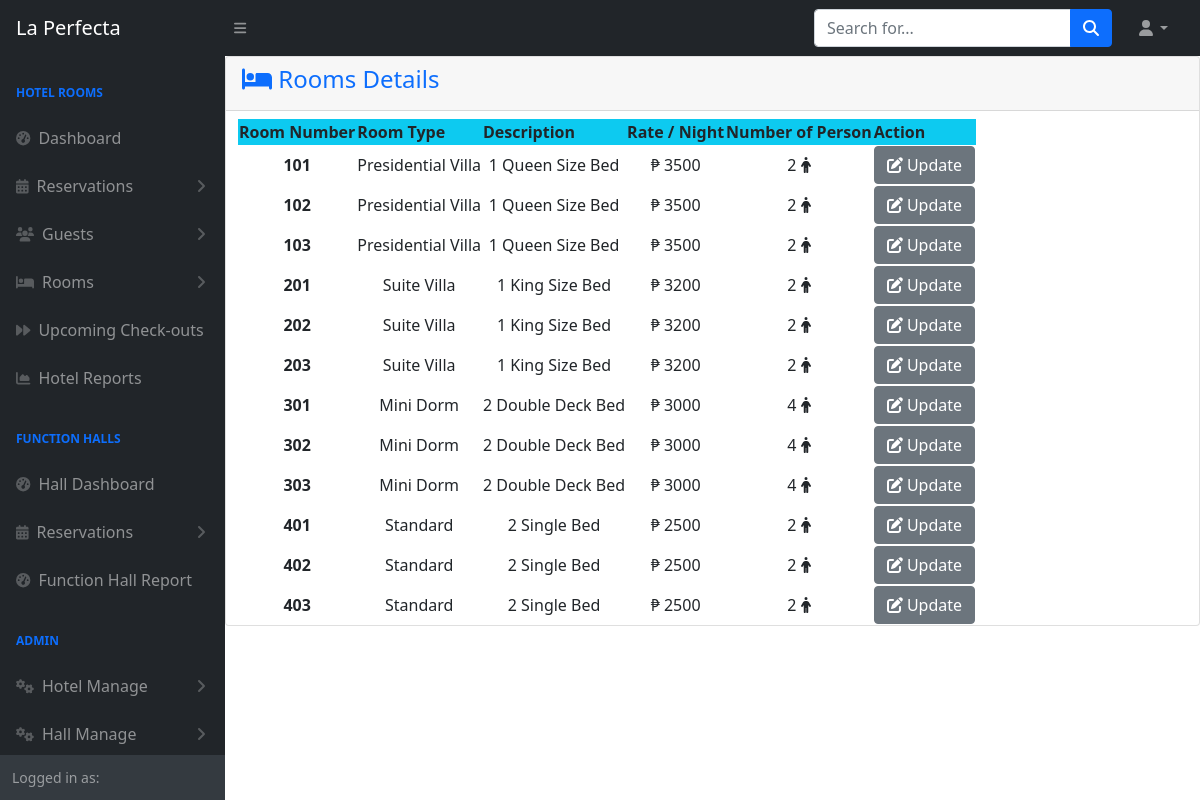
The app's page /admin/roomdetails.php with its own data.
### tables this page shows
CREATE TABLE `tblroom` (
  `Id` int(11) NOT NULL,
  `Number` varchar(255) NOT NULL,
  `RoomTypeId` int(11) NOT NULL,
  `Status` varchar(50) NOT NULL,
  `GuestId` int(11) NOT NULL
);

CREATE TABLE `tblroomtype` (
  `Id` int(11) NOT NULL,
  `Type` varchar(30) NOT NULL,
  `Description` varchar(255) NOT NULL,
  `Person` int(1) NOT NULL,
  `Rate` double NOT NULL
);

### admin/roomdetails.php (the view, shortened to what this page needs)
<?php
include 'themes/navbar.php';
include 'config.php';
?>
<div class="card mb-4">
    <div class="card-header text-primary">
     <h4>   <i class="fa-solid fa-bed"></i>
        Rooms Details </h4>
    </div>
    <div class="container-fluid">
        <div class="row ">
            <div class="col mt-2">
                <table id="datatablesSimple" class="table-striped">
                    <thead class="bg-info">
                        <tr>
                            <th>Room Number</th>
                            <th>Room Type</th>
                            <th>Description</th>
                            <th>Rate / Night</th>
                            <th>Number of Person</th>
                            <th>Action</th>
                        </tr>
                    </thead>
                    <tbody>
                        <?php
                        $sql = "SELECT tblroom.Id, tblroom.Number, tblroomtype.Type, tblroomtype.Description, tblroomtype.Rate, tblroomtype.Person
                        FROM tblroom
                        LEFT JOIN tblroomtype ON tblroom.RoomTypeId = tblroomtype.Id";
                        $result = mysqli_query($conn, $sql);
                        while ($row = mysqli_fetch_assoc($result)) {
                        ?>
                            <tr class="text-center">
                                <td ><strong><?php echo $row['Number'] ?></strong></td>
                                <td ><?php echo $row['Type'] ?></td>
                                <td ><?php echo $row['Description'] ?></td>
                                <td >₱ <?php echo $row['Rate'] ?></td>
                                <td><?php echo $row['Person'] ?> <i class="fa-solid fa-person"></i></td>
                                <td class="text-center">
                                    <a href="function/hrmanage/rdedit.php?id=<?php echo $row['Id'] ?>" class="btn btn-secondary"><i class="fa-solid fa-pen-to-square"></i> Update</a>
                                </td>
                            </tr>
                        <?php
                        }
                        ?>
                    </tbody>
                </table>
            </div>
        </div>
    </div>
    <?php include 'themes/footer.php'; ?>

### records on screen
tblroom: Number "101", RoomTypeId.Type "Presidential Villa", RoomTypeId.Description "1 Queen Size Bed", RoomTypeId.Rate "3500", RoomTypeId.Person "2"
tblroom: Number "102", RoomTypeId.Type "Presidential Villa", RoomTypeId.Description "1 Queen Size Bed", RoomTypeId.Rate "3500", RoomTypeId.Person "2"
tblroom: Number "103", RoomTypeId.Type "Presidential Villa", RoomTypeId.Description "1 Queen Size Bed", RoomTypeId.Rate "3500", RoomTypeId.Person "2"
tblroom: Number "201", RoomTypeId.Type "Suite Villa", RoomTypeId.Description "1 King Size Bed", RoomTypeId.Rate "3200", RoomTypeId.Person "2"
tblroom: Number "202", RoomTypeId.Type "Suite Villa", RoomTypeId.Description "1 King Size Bed", RoomTypeId.Rate "3200", RoomTypeId.Person "2"
tblroom: Number "203", RoomTypeId.Type "Suite Villa", RoomTypeId.Description "1 King Size Bed", RoomTypeId.Rate "3200", RoomTypeId.Person "2"
tblroom: Number "301", RoomTypeId.Type "Mini Dorm", RoomTypeId.Description "2 Double Deck Bed", RoomTypeId.Rate "3000", RoomTypeId.Person "4"
tblroom: Number "302", RoomTypeId.Type "Mini Dorm", RoomTypeId.Description "2 Double Deck Bed", RoomTypeId.Rate "3000", RoomTypeId.Person "4"
tblroom: Number "303", RoomTypeId.Type "Mini Dorm", RoomTypeId.Description "2 Double Deck Bed", RoomTypeId.Rate "3000", RoomTypeId.Person "4"
tblroom: Number "401", RoomTypeId.Type "Standard", RoomTypeId.Description "2 Single Bed", RoomTypeId.Rate "2500", RoomTypeId.Person "2"
tblroom: Number "402", RoomTypeId.Type "Standard", RoomTypeId.Description "2 Single Bed", RoomTypeId.Rate "2500", RoomTypeId.Person "2"
tblroom: Number "403", RoomTypeId.Type "Standard", RoomTypeId.Description "2 Single Bed", RoomTypeId.Rate "2500", RoomTypeId.Person "2"
